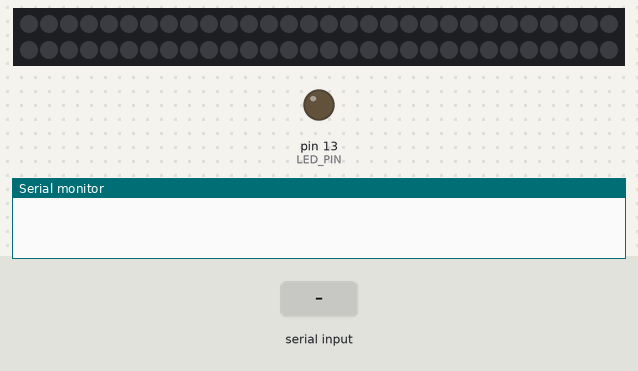
Bench run of a sketch on a simulated Arduino Uno, built with avr-gcc and run on an emulated ATmega328P. Parts: 60 RGB LEDs in strip order, left to right, continuing on the next row, output pins drawn as LEDs (lit = HIGH), the last lines printed to the serial monitor. Inputs (shaded band) come from the test bench. Dim RGB values are drawn brighter than linear.

Above: at 1.2 s.
1.3 s: "90,45\n" received over Serial
At 2.0 s:
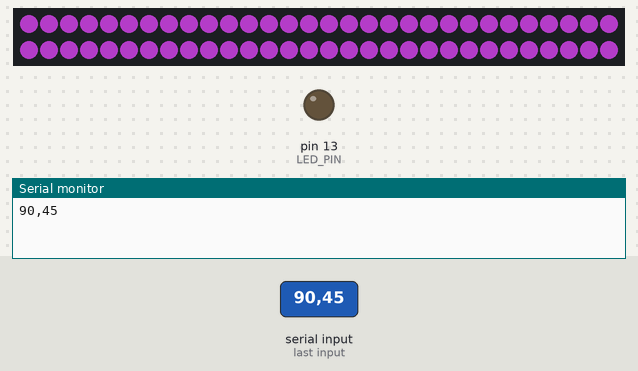
3.0 s: "5\n" received over Serial
At 4.4 s:
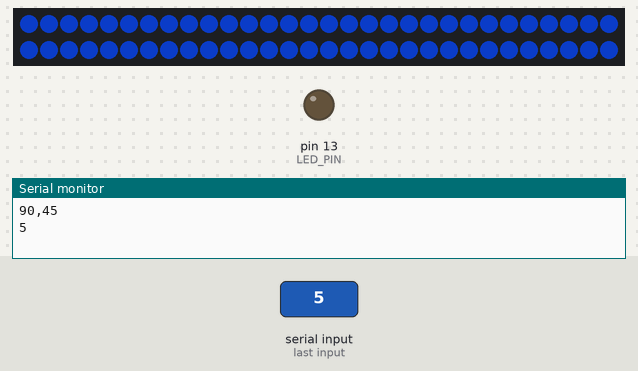
4.7 s: "200\n" received over Serial
At 5.7 s:
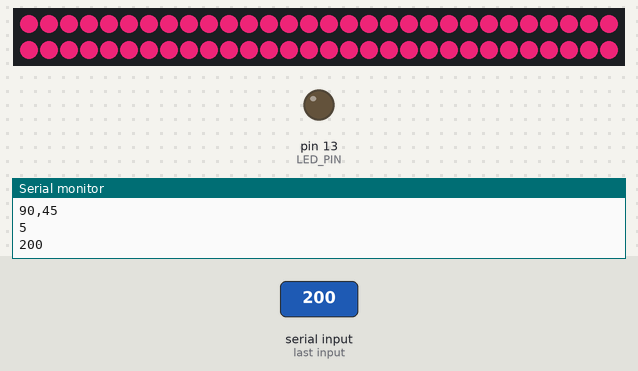
6.4 s: "30,150\n" received over Serial
At 6.5 s:
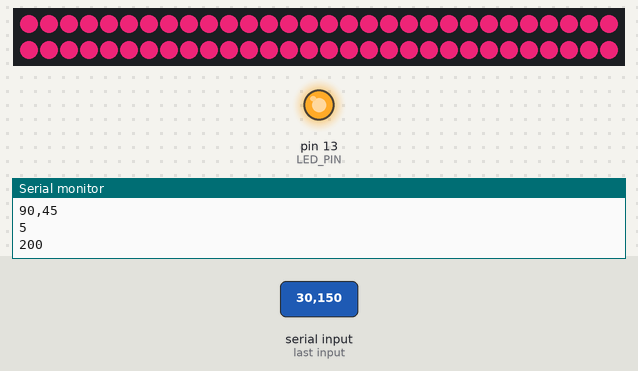
Timing chart, 0 to 9.1 s (numbered marks = the images above; inputs shaded):
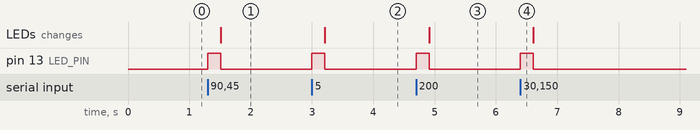

The sketch:

pixelPi.ino
```cpp
#include <Adafruit_NeoPixel.h>

#define PIN 6  // neopixel ring LED

#define LED_PIN 13 // status LED

Adafruit_NeoPixel strip = Adafruit_NeoPixel(60, PIN, NEO_GRB + NEO_KHZ800);

int msgByte= -1;         // incoming byte
const int msgSize = 50;  // max message size
char msgArray[msgSize];  // array for incoming data
int msgPos = 0;          // current position

void setup() {
  Serial.begin(115200);
  pinMode(LED_PIN, OUTPUT);

  strip.begin();
  strip.show(); // Initialize all pixels to 'off'
}

void loop() {
//  colorWipe(strip.Color(255, 0, 0), 50); // Red
  handleSerial();

}

void handleSerial() {
  if (Serial.available() > 0) {
    digitalWrite(LED_PIN, HIGH);

    msgByte = Serial.read();

    if (msgByte != '\n') {
      // add incoming byte to array
      msgArray[msgPos] = msgByte;
      msgPos++;
    }
    else {
      // reached end of line
      msgArray[msgPos] = 0;


      // here the message is processed
      setColor(msgArray);

      // send it back over serial
      Serial.println(msgArray);

      // reset byte array
      for (int c = 0; c < msgSize; c++)
        msgArray[c] = ' ';

      msgPos = 0;
      digitalWrite(LED_PIN, LOW);
    }
  }
}

void setColor() {
  colorWipe(strip.Color(255,255,255), 20); // White
  colorWipe(strip.Color(0, 0, 0), 30); // Black

}


void setColor(char* c) {


  int r = atoi(c);

  colorWipe(strip.Color(r,30,100), 1);
  //strip.Color(val, 30, 100);

  //  if(c>0) colorWipe(strip.Color(val,30,100), 1);
  //  if(c==0) colorWipe(strip.Color(0, 0, 0), 1); // Black

  //  switch (val) {
  //  case 1:
  //    colorWipe(strip.Color(0,0,255), 10); // Blue
  //    colorWipe(strip.Color(0, 0, 0), 1); // Black
  //    break;
  //  case 2:
  //    colorWipe(strip.Color(0,255,0), 10); // Green
  //    colorWipe(strip.Color(0, 0, 0), 1); // Black
  //    break;
  //  case 3:
  //    colorWipe(strip.Color(255,0,0), 10); // Red
  //    colorWipe(strip.Color(0, 0, 0), 1); // Black
  //    break;
  //  case 4:
  //    colorWipe(strip.Color(223, 0, 255), 10); // Purple
  //    colorWipe(strip.Color(0, 0, 0), 1); // Black
  //    break;
  //  default:
  //    setColor();
  //  }


}


// Fill the dots one after the other with a color
void colorWipe(uint32_t c, uint8_t wait) {
  for(uint16_t i=0; i<strip.numPixels(); i++) {
    strip.setPixelColor(i, c);
    strip.show();
    delay(wait);
  }
}
```

Measured:
- after the input at 1.3 s, pin 13 (LED_PIN): LOW → HIGH at once, → LOW 0.21 s later; the LEDs: change after 0.21 s (image 1)
- after the input at 3.0 s, pin 13 (LED_PIN): LOW → HIGH at once, → LOW 0.21 s later; the LEDs: change after 0.21 s (image 2)
- after the input at 4.7 s, pin 13 (LED_PIN): LOW → HIGH at once, → LOW 0.21 s later; the LEDs: change after 0.21 s (image 3)
- after the input at 6.4 s, pin 13 (LED_PIN): LOW → HIGH at once, → LOW 0.21 s later
